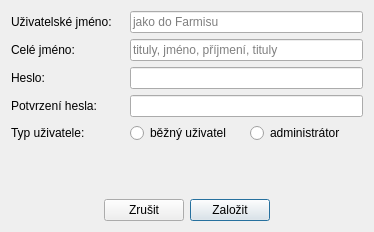
<?xml version="1.0" encoding="UTF-8"?>
<ui version="4.0">
 <class>DialogNovyUzivatel</class>
 <widget class="QDialog" name="DialogNovyUzivatel">
  <property name="geometry">
   <rect>
    <x>0</x>
    <y>0</y>
    <width>374</width>
    <height>232</height>
   </rect>
  </property>
  <property name="windowTitle">
   <string>Založení uživatele</string>
  </property>
  <layout class="QVBoxLayout" name="verticalLayout">
   <item>
    <layout class="QGridLayout" name="gridLayout">
     <item row="4" column="0">
      <widget class="QLabel" name="label_4">
       <property name="text">
        <string>Typ uživatele:</string>
       </property>
      </widget>
     </item>
     <item row="2" column="0">
      <widget class="QLabel" name="label_3">
       <property name="text">
        <string>Heslo:</string>
       </property>
      </widget>
     </item>
     <item row="3" column="0">
      <widget class="QLabel" name="label_5">
       <property name="text">
        <string>Potvrzení hesla:</string>
       </property>
      </widget>
     </item>
     <item row="1" column="0">
      <widget class="QLabel" name="label_2">
       <property name="text">
        <string>Celé jméno:</string>
       </property>
      </widget>
     </item>
     <item row="0" column="0">
      <widget class="QLabel" name="label">
       <property name="text">
        <string>Uživatelské jméno:</string>
       </property>
      </widget>
     </item>
     <item row="4" column="1">
      <widget class="QRadioButton" name="volbaBezny">
       <property name="text">
        <string>běžný uživatel</string>
       </property>
      </widget>
     </item>
     <item row="4" column="2">
      <widget class="QRadioButton" name="volbaAdmin">
       <property name="text">
        <string>administrátor</string>
       </property>
      </widget>
     </item>
     <item row="0" column="1" colspan="2">
      <widget class="QLineEdit" name="vstupUzivJmeno">
       <property name="toolTip">
        <string>Uživatelské jméno</string>
       </property>
       <property name="placeholderText">
        <string>jako do Farmisu</string>
       </property>
      </widget>
     </item>
     <item row="1" column="1" colspan="2">
      <widget class="QLineEdit" name="vstupCeleJmeno">
       <property name="toolTip">
        <string>Celé jméno</string>
       </property>
       <property name="placeholderText">
        <string>tituly, jméno, příjmení, tituly</string>
       </property>
      </widget>
     </item>
     <item row="2" column="1" colspan="2">
      <widget class="QLineEdit" name="vstupHeslo">
       <property name="toolTip">
        <string>Heslo</string>
       </property>
       <property name="echoMode">
        <enum>QLineEdit::Password</enum>
       </property>
       <property name="placeholderText">
        <string/>
       </property>
      </widget>
     </item>
     <item row="3" column="1" colspan="2">
      <widget class="QLineEdit" name="vstupHeslo2">
       <property name="toolTip">
        <string>Potvrzení hesla</string>
       </property>
       <property name="echoMode">
        <enum>QLineEdit::Password</enum>
       </property>
      </widget>
     </item>
    </layout>
   </item>
   <item>
    <widget class="QLabel" name="popisekUpozorneni">
     <property name="styleSheet">
      <string notr="true">color: red;</string>
     </property>
     <property name="text">
      <string/>
     </property>
     <property name="alignment">
      <set>Qt::AlignCenter</set>
     </property>
    </widget>
   </item>
   <item>
    <layout class="QHBoxLayout" name="horizontalLayout">
     <item>
      <spacer name="horizontalSpacer">
       <property name="orientation">
        <enum>Qt::Horizontal</enum>
       </property>
       <property name="sizeHint" stdset="0">
        <size>
         <width>40</width>
         <height>20</height>
        </size>
       </property>
      </spacer>
     </item>
     <item>
      <widget class="QPushButton" name="tlacitkoZrusit">
       <property name="toolTip">
        <string>Zrušit (Esc)</string>
       </property>
       <property name="text">
        <string>Zrušit</string>
       </property>
       <property name="autoDefault">
        <bool>false</bool>
       </property>
      </widget>
     </item>
     <item>
      <widget class="QPushButton" name="tlacitkoZalozit">
       <property name="toolTip">
        <string>Uložit (Ctrl+Enter)</string>
       </property>
       <property name="text">
        <string>Založit</string>
       </property>
       <property name="autoDefault">
        <bool>false</bool>
       </property>
       <property name="default">
        <bool>true</bool>
       </property>
      </widget>
     </item>
     <item>
      <spacer name="horizontalSpacer_2">
       <property name="orientation">
        <enum>Qt::Horizontal</enum>
       </property>
       <property name="sizeHint" stdset="0">
        <size>
         <width>40</width>
         <height>20</height>
        </size>
       </property>
      </spacer>
     </item>
    </layout>
   </item>
  </layout>
 </widget>
 <tabstops>
  <tabstop>vstupUzivJmeno</tabstop>
  <tabstop>vstupCeleJmeno</tabstop>
  <tabstop>vstupHeslo</tabstop>
  <tabstop>vstupHeslo2</tabstop>
  <tabstop>volbaBezny</tabstop>
  <tabstop>volbaAdmin</tabstop>
  <tabstop>tlacitkoZrusit</tabstop>
  <tabstop>tlacitkoZalozit</tabstop>
 </tabstops>
 <resources/>
 <connections/>
</ui>
